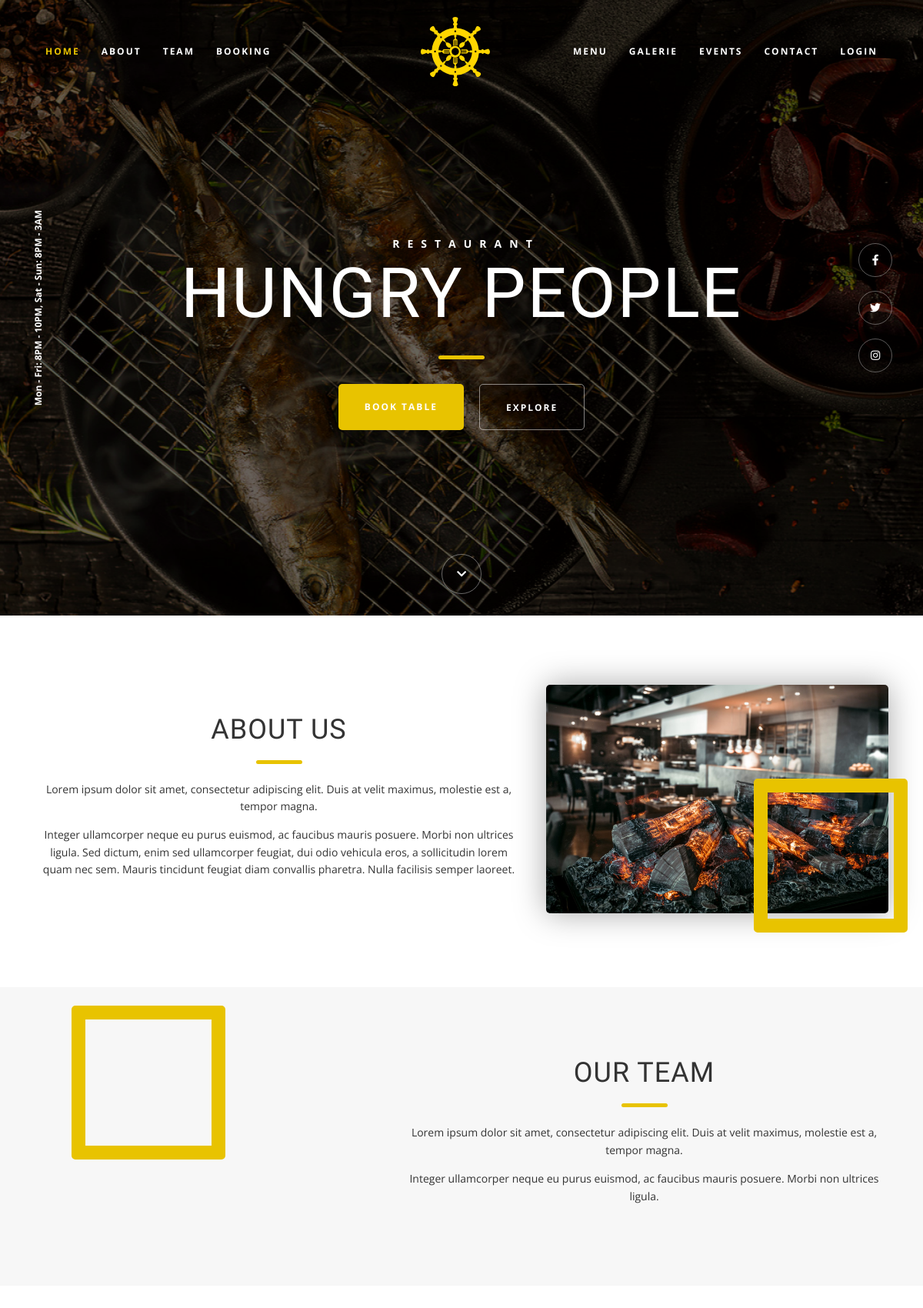
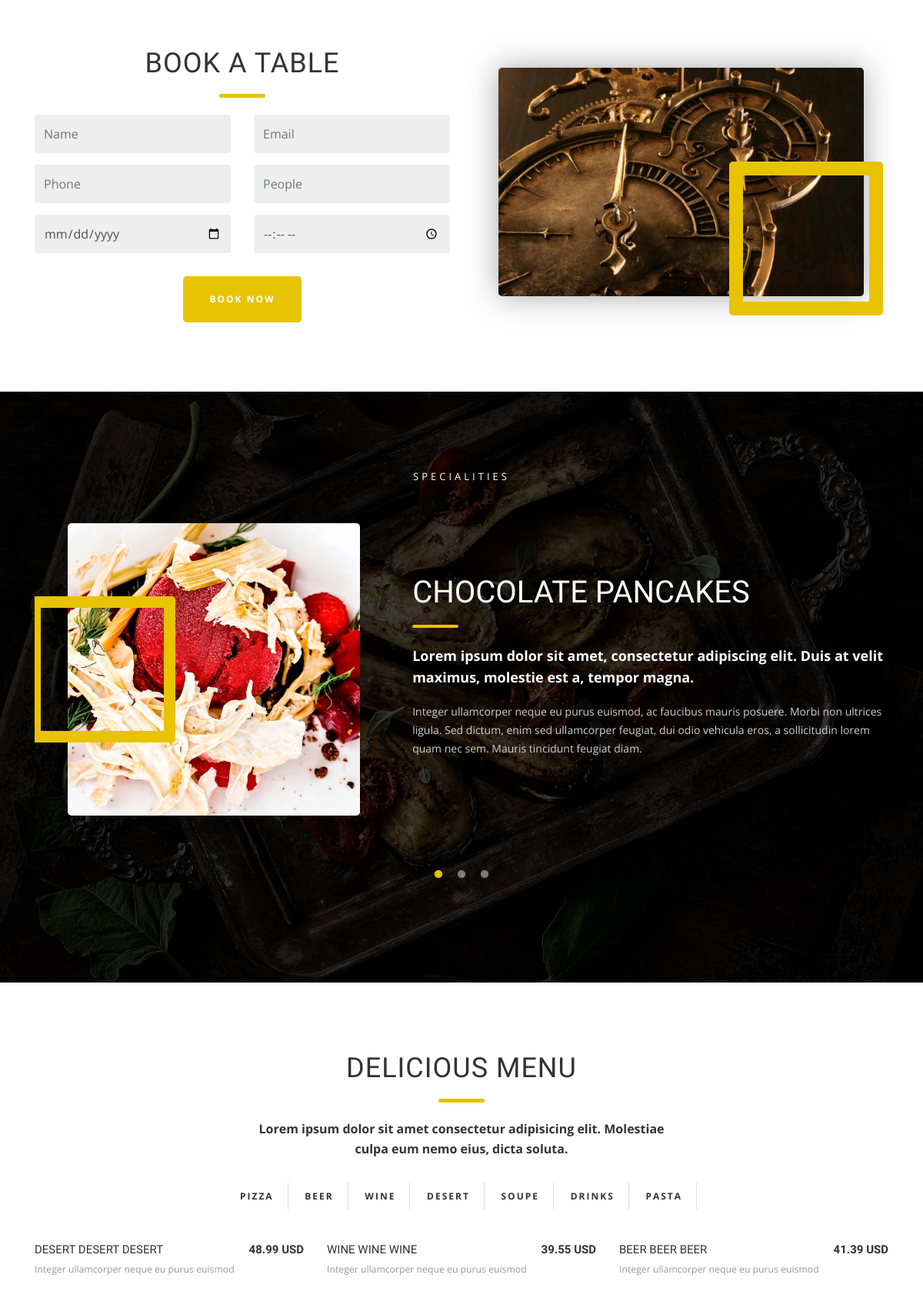
The page / (upper part) on the database its author committed (2 pictures, top to bottom).
### tables this page shows
CREATE TABLE static (
  id INT AUTO_INCREMENT PRIMARY KEY,
  block VARCHAR(50),
  title VARCHAR(150),
  subtitle VARCHAR(255),
  text TEXT,
  image VARCHAR(150)
);

CREATE TABLE specialities (
  id INT AUTO_INCREMENT PRIMARY KEY,
  title VARCHAR(150),
  subtitle VARCHAR(255),
  text TEXT,
  image VARCHAR(150)
);

CREATE TABLE menu (
  id INT AUTO_INCREMENT PRIMARY KEY,
  title VARCHAR(150),
  subtitle VARCHAR(255),
  price DECIMAL(6,2),
  category VARCHAR(50),
  on_main TINYINT DEFAULT 1
);

### db.php (called while the page is built, shortened)
<?php
function db() {
    static $pdo;
    if (!$pdo) {
        foreach (array('localhost', 'MySQL-8.4') as $host) {
            try {
                $pdo = new PDO('mysql:host=' . $host . ';dbname=hungrypeople;charset=utf8', 'root', '');
                break;
            } catch (PDOException $e) {
                $pdo = null;
            }
        }
        $pdo->setAttribute(PDO::ATTR_ERRMODE, PDO::ERRMODE_EXCEPTION);
    }
    return $pdo;
}

### models/staticblock.php (called while the page is built)
<?php
class StaticModel {
    function get($block) {
        $q = db()->prepare("SELECT * FROM static WHERE block = ?");
        $q->execute([$block]);
        return $q->fetch(PDO::FETCH_ASSOC);
    }
}

### models/speciality.php (called while the page is built)
<?php
class SpecialityModel {
    function all() {
        $q = db()->query("SELECT * FROM specialities ORDER BY id");
        return $q->fetchAll(PDO::FETCH_ASSOC);
    }
}

### models/menu.php (called while the page is built, shortened)
<?php
class MenuModel {
    function onMain() {
        $q = db()->query("SELECT * FROM menu WHERE on_main = 1 ORDER BY id LIMIT 21");
        return $q->fetchAll(PDO::FETCH_ASSOC);
    }
}

### index.php (the view, shortened to what this page needs)
<?php
$about = (new StaticModel)->get('about');
$team = (new StaticModel)->get('team');
$specs = (new SpecialityModel)->all();
$dishes = (new MenuModel)->onMain();
?>
<!DOCTYPE html>
<html lang="ru">
<head>
  <link rel="stylesheet" href="https://cdn.jsdelivr.net/npm/bootstrap@4.6.2/dist/css/bootstrap.min.css">
  <link rel="stylesheet" href="https://cdnjs.cloudflare.com/ajax/libs/font-awesome/5.15.4/css/all.min.css">
  <link rel="stylesheet" href="https://cdnjs.cloudflare.com/ajax/libs/slick-carousel/1.9.0/slick.min.css">
  <link rel="stylesheet" href="https://cdnjs.cloudflare.com/ajax/libs/slick-carousel/1.9.0/slick-theme.min.css">
  <link rel="stylesheet" href="style.css">
</head>
<body>
<header class="header" id="home">
  <nav class="navbar navbar-expand-lg menu">
    <div class="container">
      <div class="collapse navbar-collapse" id="navbarNav">
        <ul class="navbar-nav menu__nav menu__nav--left">
          <li class="nav-item menu__item"><a class="nav-link menu__link menu__link--active" href="#home">Home</a></li>
          <li class="nav-item menu__item"><a class="nav-link menu__link" href="#about">About</a></li>
          <li class="nav-item menu__item"><a class="nav-link menu__link" href="#team">Team</a></li>
          <li class="nav-item menu__item"><a class="nav-link menu__link" href="#booking">Booking</a></li>
        </ul>
        <a class="navbar-brand menu__logo menu__logo--center d-none d-lg-block" href="#home">
          <img class="menu__logo-img" src="img/logo.svg" alt="Hungry People">
        </a>
        <ul class="navbar-nav menu__nav menu__nav--right">
          <li class="nav-item menu__item"><a class="nav-link menu__link" href="#menu">Menu</a></li>
          <li class="nav-item menu__item"><a class="nav-link menu__link" href="#gallery">Galerie</a></li>
          <li class="nav-item menu__item"><a class="nav-link menu__link" href="#events">Events</a></li>
          <li class="nav-item menu__item"><a class="nav-link menu__link" href="#contact">Contact</a></li>
          <?php if (isset($_SESSION['uid'])) { ?>
          <li class="nav-item menu__item"><a class="nav-link menu__link" href="#" id="logoutLink">Logout</a></li>
          <?php } else { ?>
          <li class="nav-item menu__item"><a class="nav-link menu__link" href="#" data-toggle="modal" data-target="#auth">Login</a></li>
          <?php } ?>
        </ul>
      </div>
    </div>
  </nav>
  <div class="banner">
    <div class="banner__hours"><span class="banner__hours-text">Mon - Fri: 8PM - 10PM, Sat - Sun: 8PM - 3AM</span></div>
    <p class="banner__subtitle">Restaurant</p>
    <h1 class="banner__title">Hungry People</h1>
    <div class="banner__line"></div>
    <div class="banner__buttons">
      <a href="#booking" class="btn btn--yellow">Book Table</a>
      <a href="#about" class="btn btn--outline">Explore</a>
    </div>
    <div class="socials banner__socials">
      <a class="socials__link" href="https://facebook.com" target="_blank"><i class="fab fa-facebook-f"></i></a>
      <a class="socials__link" href="https://twitter.com" target="_blank"><i class="fab fa-twitter"></i></a>
      <a class="socials__link" href="https://instagram.com" target="_blank"><i class="fab fa-instagram"></i></a>
    </div>
    <a href="#about" class="banner__arrow"><i class="fas fa-chevron-down"></i></a>
  </div>
</header>
<section class="about" id="about">
  <div class="container">
    <div class="row align-items-center">
      <div class="col-lg-7">
        <div class="about__content">
          <h2 class="about__title"><?= $about['title'] ?></h2>
          <div class="about__line"></div>
          <p class="about__text"><?= $about['subtitle'] ?></p>
          <p class="about__text"><?= $about['text'] ?></p>
        </div>
      </div>
      <div class="col-lg-5 text-center">
        <div class="about__photo">
          <img class="about__photo-img" src="img/<?= $about['image'] ?>" alt="About Hungry People">
          <span class="about__frame"></span>
        </div>
      </div>
    </div>
  </div>
</section>
<section class="team" id="team">
  <div class="container">
    <div class="row align-items-center">
      <div class="col-lg-5 text-center">
        <div class="about__photo">
          <span class="about__frame"></span>
        </div>
      </div>
      <div class="col-lg-7 text-center">
        <h2><?= $team['title'] ?></h2>
        <div class="line"></div>
        <p><?= $team['subtitle'] ?></p>
        <p><?= $team['text'] ?></p>
      </div>
    </div>
  </div>
</section>
<section class="booking" id="booking">
  <div class="container">
    <div class="row align-items-center">
      <div class="col-lg-6">
        <h2 class="text-center">Book a Table</h2>
        <div class="line"></div>
        <form id="bookingForm">
          <div class="row">
            <div class="col-6"><input type="text" name="name" class="form-control myinput" placeholder="Name"></div>
            <div class="col-6"><input type="email" name="email" class="form-control myinput" placeholder="Email"></div>
            <div class="col-6"><input type="tel" name="phone" class="form-control myinput" placeholder="Phone"></div>
            <div class="col-6"><input type="number" name="people" class="form-control myinput" placeholder="People"></div>
            <div class="col-6"><input type="date" name="date" class="form-control myinput"></div>
            <div class="col-6"><input type="time" name="time" class="form-control myinput"></div>
          </div>
          <div class="text-center">
            <button type="submit" class="btn btn--yellow" style="margin-top:15px">Book Now</button>
          </div>
        </form>
      </div>
      <div class="col-lg-6 text-center">
        <div class="about__photo">
          <img class="about__photo-img" src="img/booking.jpg" alt="">
          <span class="about__frame"></span>
        </div>
      </div>
    </div>
  </div>
</section>
<section class="spec" id="specialities">
  <div class="container">
    <p class="spec__label">Specialities</p>
    <div class="spec__slider">
      <?php foreach ($specs as $s) { ?>
      <div class="spec__slide">
        <div class="spec__left">
          <div class="spec__photo"><img src="img/<?= $s['image'] ?>" alt=""><span class="spec__frame"></span></div>
        </div>
        <div class="spec__right">
          <h2 class="spec__name"><?= $s['title'] ?></h2>
          <div class="spec__line"></div>
          <p class="spec__lead"><?= $s['subtitle'] ?></p>
          <p class="spec__desc"><?= $s['text'] ?></p>
        </div>
      </div>
      <?php } ?>
    </div>
  </div>
</section>
<section class="food" id="menu">
  <div class="container">
    <h2 class="text-center">Delicious Menu</h2>
    <div class="line"></div>
    <p class="text-center food__sub">Lorem ipsum dolor sit amet consectetur adipisicing elit. Molestiae culpa eum nemo eius, dicta soluta.</p>
    <div class="food__tabs text-center">
      <button class="food__tab" data-cat="pizza">Pizza</button>
      <button class="food__tab" data-cat="beer">Beer</button>
      <button class="food__tab" data-cat="wine">Wine</button>
      <button class="food__tab" data-cat="desert">Desert</button>
      <button class="food__tab" data-cat="soupe">Soupe</button>
      <button class="food__tab" data-cat="drinks">Drinks</button>
      <button class="food__tab" data-cat="pasta">Pasta</button>
    </div>
    <div class="row" id="foodList">
      <?php foreach ($dishes as $d) { ?>
      <div class="col-md-4 food__item" data-category="<?= $d['category'] ?>">
        <p class="food__dish"><span><?= $d['title'] ?></span> <b><?= $d['price'] ?> USD</b></p>
        <small><?= $d['subtitle'] ?></small>
      </div>
      <?php } ?>
    </div>
  </div>
</section>
</body>
</html>

### rows shown on the page
static: title "ABOUT US", subtitle "Lorem ipsum dolor sit amet, consectetur adipiscing elit. Duis at velit maximus, molestie est a, tempor magna.", text "Integer ullamcorper neque eu purus euismod, ac faucibus mauris posuere. Morbi non ultrices ligula. Sed dictum, enim sed ullamcorper feugiat, dui odio vehicula eros, a sollicitudin lorem quam nec sem. Mauris tincidunt feugiat diam convallis pharetra. Nulla facilisis semper laoreet.", image (picture)
static: title "OUR TEAM", subtitle "Lorem ipsum dolor sit amet, consectetur adipiscing elit. Duis at velit maximus, molestie est a, tempor magna.", text "Integer ullamcorper neque eu purus euismod, ac faucibus mauris posuere. Morbi non ultrices ligula."
specialities: image (picture), title "CHOCOLATE PANCAKES", subtitle "Lorem ipsum dolor sit amet, consectetur adipiscing elit. Duis at velit maximus, molestie est a, tempor magna.", text "Integer ullamcorper neque eu purus euismod, ac faucibus mauris posuere. Morbi non ultrices ligula. Sed dictum, enim sed ullamcorper feugiat, dui odio vehicula eros, a sollicitudin lorem quam nec sem. Mauris tincidunt feugiat diam."
menu: title "DESERT DESERT DESERT", price "48.99", subtitle "Integer ullamcorper neque eu purus euismod"
menu: title "WINE WINE WINE", price "39.55", subtitle "Integer ullamcorper neque eu purus euismod"
menu: title "BEER BEER BEER", price "41.39", subtitle "Integer ullamcorper neque eu purus euismod"
